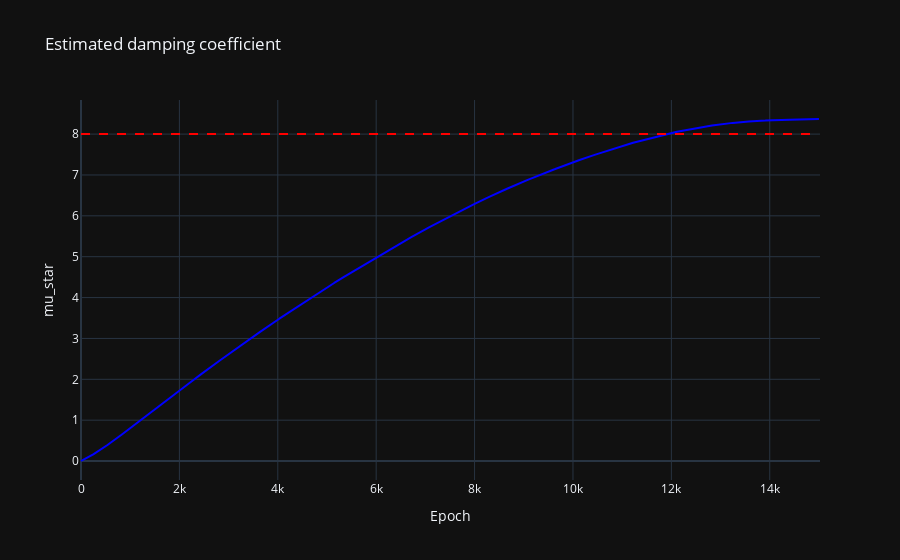
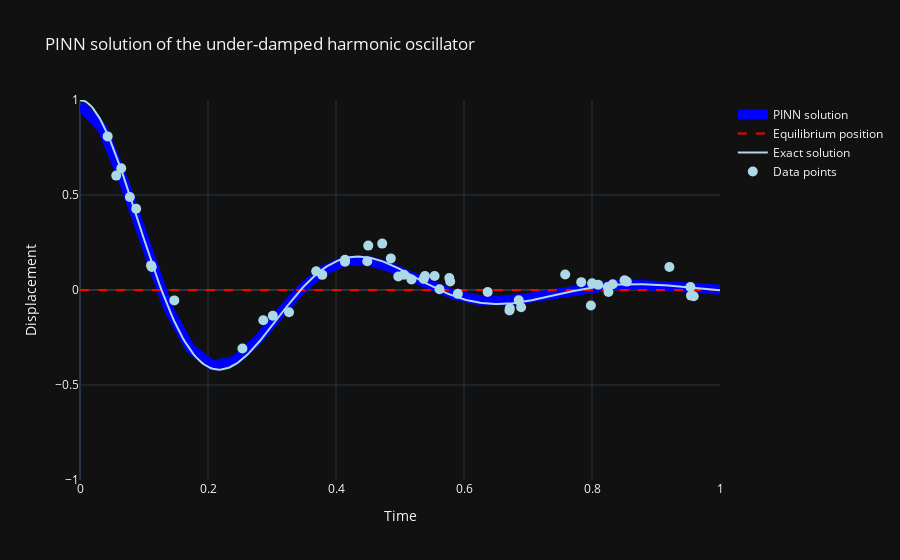

The notebook cell saved with these charts, in order:
### Code cell
# Plot the estimated mu_star and in a separate plot the estimated solution
fig = go.Figure()
fig.add_trace(go.Scatter(x=np.arange(epochs), y=mus, mode='lines', name='Estimated mu_star', line=dict(color='blue')))
fig.add_shape(type='line', x0=0, y0=mu, x1=epochs, y1=mu, line=dict(color='red', dash='dash'))
fig.update_layout(title='Estimated damping coefficient', xaxis_title='Epoch', yaxis_title='mu_star')
fig.update_layout(template='plotly_dark')
fig.show()

last_results = results[-1]
fig = go.Figure()
fig.add_trace(go.Scatter(x=t_train.detach().numpy().flatten(), y=last_results.flatten(), mode='lines', name='PINN solution', line=dict(color='blue', width=10)))
fig.add_trace(go.Scatter(x=t_test.flatten(), y=torch.zeros_like(t_test).flatten(), mode='lines', name='Equilibrium position', line=dict(color='red', dash='dash')))
fig.add_trace(go.Scatter(x=t_test.flatten(), y=exact_solution(delta, w0, t_test).flatten(), mode='lines', name='Exact solution', line=dict(color='lightblue')))
fig.add_trace(go.Scatter(x=t_data.flatten(), y=x_data.flatten(), mode='markers', name='Data points', marker=dict(size=10, color='lightblue')))
fig.update_layout(title='PINN solution of the under-damped harmonic oscillator', xaxis_title='Time', yaxis_title='Displacement')
fig.update_layout(template='plotly_dark')
fig.update_yaxes(range=[-1,1])
fig.update_xaxes(range=[0,1])
fig.show()

# R² score
print('R² =', r2_score(exact_solution(delta, w0, t_train.detach()).flatten(), last_results.flatten()))

### Figure 1 — Plotly figure (JSON) as saved in the notebook; plotly's stock layout.template omitted (floating-point values rounded to 4 significant figures; data arrays with more than 128 entries replaced by an {"elided": "..."} marker saying what was removed)
{"data": [{"line": {"color": "blue"}, "mode": "lines", "name": "Estimated mu_star", "type": "scatter", "x": {"elided": "15001 int values"}, "y": {"elided": "15001 float values"}}], "layout": {"shapes": [{"line": {"color": "red", "dash": "dash"}, "type": "line", "x0": 0, "x1": 15001, "y0": 8, "y1": 8}], "title": {"text": "Estimated damping coefficient"}, "xaxis": {"title": {"text": "Epoch"}}, "yaxis": {"title": {"text": "mu_star"}}}}

### Figure 2 — Plotly figure (JSON) as saved in the notebook; plotly's stock layout.template omitted (floating-point values rounded to 4 significant figures; data arrays with more than 128 entries replaced by an {"elided": "..."} marker saying what was removed)
{"data": [{"line": {"color": "blue", "width": 10}, "mode": "lines", "name": "PINN solution", "type": "scatter", "x": [0, 0.03448, 0.06897, 0.1034, 0.1379, 0.1724, 0.2069, 0.2414, 0.2759, 0.3103, 0.3448, 0.3793, 0.4138, 0.4483, 0.4828, 0.5172, 0.5517, 0.5862, 0.6207, 0.6552, 0.6897, 0.7241, 0.7586, 0.7931, 0.8276, 0.8621, 0.8966, 0.931, 0.9655, 1], "y": [0.9737, 0.8534, 0.567, 0.215, -0.09662, -0.3084, -0.397, -0.3731, -0.2704, -0.132, 0.001529, 0.101, 0.1522, 0.1554, 0.1223, 0.07013, 0.0163, -0.0263, -0.05098, -0.0568, -0.04743, -0.02901, -0.007898, 0.0107, 0.02331, 0.02852, 0.02689, 0.0202, 0.01084, 0.001309]}, {"line": {"color": "red", "dash": "dash"}, "mode": "lines", "name": "Equilibrium position", "type": "scatter", "x": {"elided": "300 float values"}, "y": {"elided": "300 int values"}}, {"line": {"color": "lightblue"}, "mode": "lines", "name": "Exact solution", "type": "scatter", "x": {"elided": "300 float values"}, "y": {"elided": "300 float values"}}, {"marker": {"color": "lightblue", "size": 10}, "mode": "markers", "name": "Data points", "type": "scatter", "x": [0.7832, 0.369, 0.8509, 0.08775, 0.8096, 0.2538, 0.671, 0.8001, 0.9546, 0.577, 0.003093, 0.1121, 0.6893, 0.3266, 0.7581, 0.3012, 0.05662, 0.8246, 0.9209, 0.5904, 0.9537, 0.539, 0.8323, 0.04321, 0.4722, 0.7983, 0.5617, 0.6855, 0.4857, 0.8543, 0.5784, 0.07794, 0.5064, 0.518, 0.5371, 0.1473, 0.6715, 0.1109, 0.959, 0.414, 0.5541, 0.8257, 0.3785, 0.4141, 0.4489, 0.2864, 0.06446, 0.637, 0.4504, 0.4973], "y": [0.04129, 0.09873, 0.05079, 0.4276, 0.02719, -0.3082, -0.1079, 0.03504, -0.02959, 0.06328, 1.019, 0.121, -0.09044, -0.1175, 0.08182, -0.1355, 0.602, 0.01563, 0.1214, -0.02026, 0.01591, 0.07413, 0.02995, 0.8084, 0.2441, -0.08182, 0.003764, -0.05458, 0.1663, 0.04417, 0.04465, 0.4892, 0.07982, 0.05513, 0.05852, -0.05462, -0.09685, 0.1294, -0.03277, 0.1487, 0.07378, -0.01086, 0.0798, 0.1588, 0.1517, -0.1594, 0.6404, -0.01076, 0.2337, 0.07069]}], "layout": {"title": {"text": "PINN solution of the under-damped harmonic oscillator"}, "xaxis": {"range": [0, 1], "title": {"text": "Time"}}, "yaxis": {"range": [-1, 1], "title": {"text": "Displacement"}}}}
